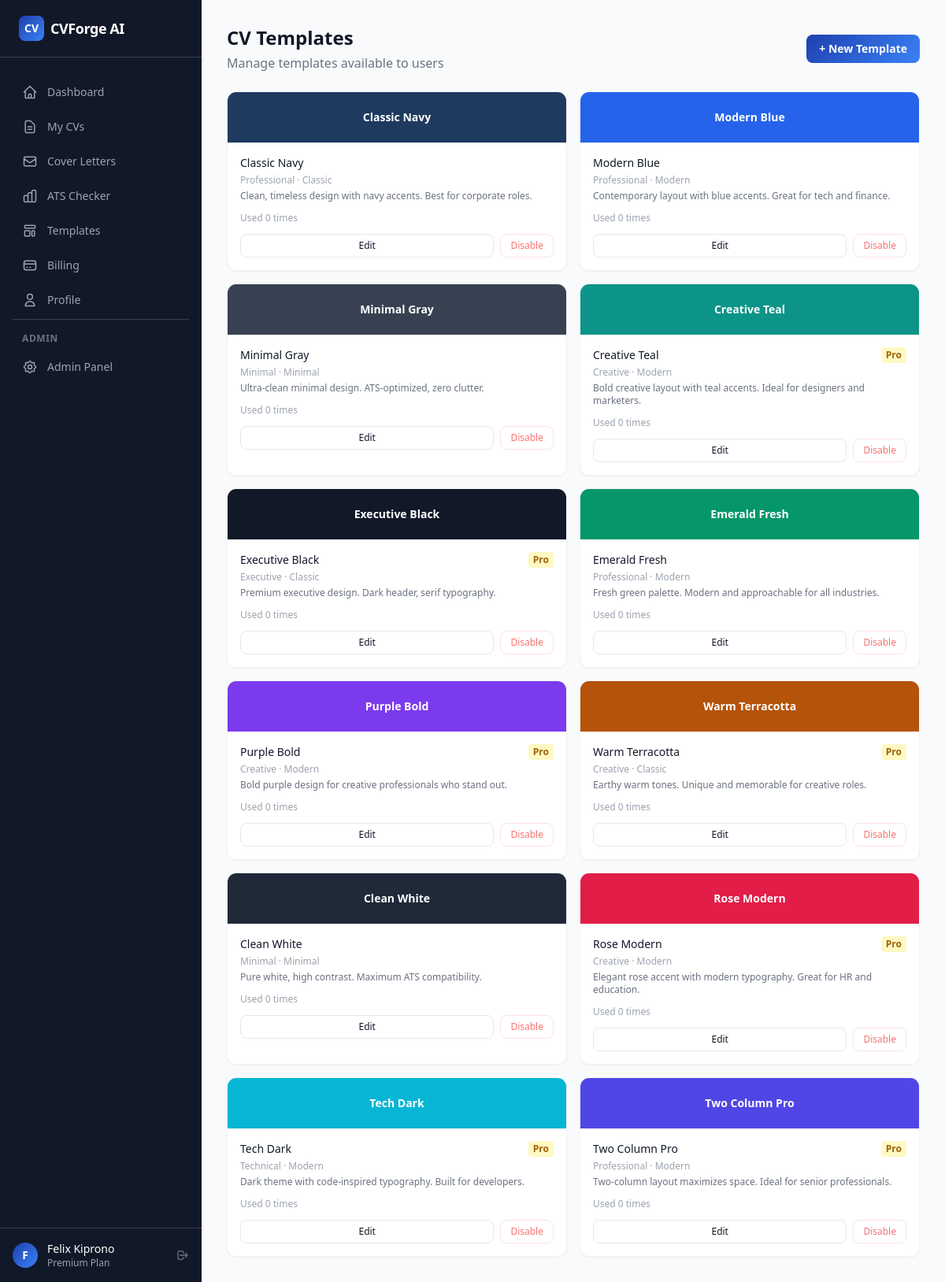
Page /admin/templates (signed in) on the committed database.
### app/models.py (models this page shows, shortened)
class User(db.Model, UserMixin):
    __tablename__ = "users"
    id = db.Column(db.Integer, primary_key=True)
    email = db.Column(db.String(255), unique=True, nullable=False, index=True)
    username = db.Column(db.String(80), unique=True, nullable=True, index=True)
    password_hash = db.Column(db.String(255), nullable=True)
    first_name = db.Column(db.String(80), nullable=True)
    last_name = db.Column(db.String(80), nullable=True)
    avatar_url = db.Column(db.String(500), nullable=True)
    google_id = db.Column(db.String(255), unique=True, nullable=True, index=True)
    oauth_provider = db.Column(db.String(50), nullable=True)
    is_active = db.Column(db.Boolean, default=True, nullable=False)
    is_admin = db.Column(db.Boolean, default=False, nullable=False)
    is_verified = db.Column(db.Boolean, default=False, nullable=False)
    verification_token = db.Column(db.String(255), nullable=True)
    reset_token = db.Column(db.String(255), nullable=True)
    reset_token_expires = db.Column(db.DateTime(timezone=True), nullable=True)
    plan = db.Column(db.String(20), default="free", nullable=False)
    plan_expires_at = db.Column(db.DateTime(timezone=True), nullable=True)
    created_at = db.Column(db.DateTime(timezone=True), default=utcnow, nullable=False)
    updated_at = db.Column(db.DateTime(timezone=True), default=utcnow, onupdate=utcnow, nullable=False)
    last_login_at = db.Column(db.DateTime(timezone=True), nullable=True)
    profile = db.relationship("Profile", backref="user", uselist=False, lazy="joined", cascade="all, delete-orphan")
    resumes = db.relationship("Resume", backref="user", lazy="dynamic", cascade="all, delete-orphan")
    cover_letters = db.relationship("CoverLetter", backref="user", lazy="dynamic", cascade="all, delete-orphan")
    subscriptions = db.relationship("Subscription", backref="user", lazy="dynamic", cascade="all, delete-orphan")
    payments = db.relationship("Payment", backref="user", lazy="dynamic", cascade="all, delete-orphan")
    ai_usages = db.relationship("AIUsage", backref="user", lazy="dynamic", cascade="all, delete-orphan")
    activity_logs = db.relationship("ActivityLog", backref="user", lazy="dynamic", cascade="all, delete-orphan")
    notifications = db.relationship("Notification", backref="user", lazy="dynamic", cascade="all, delete-orphan")
    @property
    def is_premium(self) -> bool:
        if self.plan in ("pro", "premium") and self.plan_expires_at:
            return _make_aware(self.plan_expires_at) > datetime.now(timezone.utc)
        return False
    @property
    def full_name(self) -> str:
        parts = filter(None, [self.first_name, self.last_name])
        return " ".join(parts) or self.email.split("@")[0]

class Template(db.Model):
    __tablename__ = "templates"
    id = db.Column(db.Integer, primary_key=True)
    name = db.Column(db.String(100), nullable=False)
    slug = db.Column(db.String(100), unique=True, nullable=False)
    description = db.Column(db.Text, nullable=True)
    category = db.Column(db.String(50), nullable=False)
    thumbnail_url = db.Column(db.String(500), nullable=True)
    preview_url = db.Column(db.String(500), nullable=True)
    is_premium = db.Column(db.Boolean, default=False)
    is_active = db.Column(db.Boolean, default=True)
    sort_order = db.Column(db.Integer, default=0)
    use_count = db.Column(db.Integer, default=0)
    accent_color = db.Column(db.String(7), default="#2563eb")
    font_style = db.Column(db.String(30), default="modern")
    config = db.Column(db.JSON, nullable=True)
    created_at = db.Column(db.DateTime(timezone=True), default=utcnow)
    updated_at = db.Column(db.DateTime(timezone=True), default=utcnow, onupdate=utcnow)
    resumes = db.relationship("Resume", backref="template", lazy="dynamic")

### app/routes/admin.py (the view)
@admin_bp.route("/templates")
@login_required
@admin_required
def templates():
    templates = Template.query.order_by(Template.sort_order).all()
    return render_template("admin/templates.html", templates=templates)

### app/__init__.py (called while the page is built)
@login_manager.user_loader
def load_user(user_id):
    return db.session.get(User, int(user_id))

### app/models.py (called while the page is built)
def _make_aware(dt):
    if dt is None:
        return None
    if dt.tzinfo is None:
        return dt.replace(tzinfo=timezone.utc)
    return dt

### app/routes/admin.py (called while the page is built)
def admin_required(f):
    @wraps(f)
    def decorated(*args, **kwargs):
        if not current_user.is_authenticated or not current_user.is_admin:
            abort(403)
        return f(*args, **kwargs)
    return decorated

### app/templates/admin/templates.html (shortened to what this page needs)
{% extends "base_dashboard.html" %}
{% block page_title %}CV Templates{% endblock %}
{% block page_subtitle %}Manage templates available to users{% endblock %}
{% block page_actions %}
  <a href="{{ url_for('admin.template_new') }}"
     class="inline-flex items-center gap-2 px-4 py-2 rounded-lg gradient-brand text-white text-sm font-semibold hover:opacity-90 transition">
    + New Template
  </a>
{% endblock %}
{% block content %}
<div class="grid sm:grid-cols-2 xl:grid-cols-3 gap-4">
  {% for t in templates %}
  <div class="bg-white rounded-xl border border-gray-100 shadow-sm overflow-hidden card-hover">
    <div class="h-16 flex items-center justify-center" style="background-color: {{ t.accent_color }}">
      <span class="text-white font-bold text-sm">{{ t.name }}</span>
    </div>
    <div class="p-4">
      <div class="flex items-center justify-between gap-2 mb-1">
        <p class="font-medium text-gray-900 text-sm">{{ t.name }}</p>
        <div class="flex gap-1">
          {% if t.is_premium %}
          <span class="text-xs px-1.5 py-0.5 bg-yellow-100 text-yellow-700 rounded font-semibold">Pro</span>
          {% endif %}
        </div>
      </div>
      <p class="text-xs text-gray-400 mb-1 capitalize">{{ t.category }} · {{ t.font_style }}</p>
      <p class="text-xs text-gray-500 mb-3 line-clamp-2">{{ t.description or '—' }}</p>
      <p class="text-xs text-gray-400 mb-3">Used {{ t.use_count }} times</p>
      <div class="flex gap-2">
        <a href="{{ url_for('admin.template_edit', template_id=t.id) }}"
           class="flex-1 text-center text-xs py-1.5 border border-gray-200 rounded-lg hover:bg-gray-50 transition font-medium">
          Edit
        </a>
        <form method="POST" action="{{ url_for('admin.template_toggle', template_id=t.id) }}">
          <button type="submit"
                  class="text-xs py-1.5 px-3 border rounded-lg hover:bg-gray-50 transition font-medium
                  {% if t.is_active %}border-red-100 text-red-400{% else %}border-green-100 text-green-500{% endif %}">
            {{ 'Disable' if t.is_active else 'Enable' }}
          </button>
        </form>
      </div>
    </div>
  </div>
  {% endfor %}
</div>
{% endblock %}

### app/templates/base_dashboard.html (shortened to what this page needs)
{% extends "base.html" %}
{% block body %}
<div class="min-h-screen flex" x-data="{sidebarOpen: false}">
  <aside class="hidden lg:flex lg:flex-col lg:w-64 lg:fixed lg:inset-y-0 bg-gray-900 text-white">
    <div class="flex items-center gap-2 px-6 py-5 border-b border-gray-700">
      <div class="w-8 h-8 rounded-lg gradient-brand flex items-center justify-center text-white font-bold text-sm">CV</div>
      <span class="font-bold text-lg tracking-tight">CVForge AI</span>
    </div>
    <nav class="flex-1 px-4 py-6 space-y-1 overflow-y-auto">
      {% for endpoint, icon_path, label in nav %}
      <a href="{{ url_for(endpoint) }}"
         class="flex items-center gap-3 px-3 py-2.5 rounded-lg text-sm font-medium transition-colors
         {% if request.endpoint == endpoint %}bg-blue-600 text-white{% else %}text-gray-400 hover:bg-gray-800 hover:text-white{% endif %}">
        <svg class="w-5 h-5 flex-shrink-0" fill="none" viewBox="0 0 24 24" stroke="currentColor" stroke-width="1.8">
          <path stroke-linecap="round" stroke-linejoin="round" d="{{ icon_path }}"/>
        </svg>
        {{ label }}
      </a>
      {% endfor %}
      {% if current_user.is_admin %}
      <div class="pt-4 mt-4 border-t border-gray-700">
        <p class="px-3 text-xs font-semibold text-gray-500 uppercase tracking-wider mb-2">Admin</p>
        <a href="{{ url_for('admin.index') }}"
           class="flex items-center gap-3 px-3 py-2.5 rounded-lg text-sm font-medium text-gray-400 hover:bg-gray-800 hover:text-white transition-colors">
          Admin Panel
        </a>
      </div>
      {% endif %}
    </nav>
    <div class="px-4 py-4 border-t border-gray-700">
      <div class="flex items-center gap-3">
        <div class="w-8 h-8 rounded-full gradient-brand flex items-center justify-center text-white text-sm font-bold flex-shrink-0">
          {{ current_user.first_name[0]|upper if current_user.first_name else current_user.email[0]|upper }}
        </div>
        <div class="flex-1 min-w-0">
          <p class="text-sm font-medium text-white truncate">{{ current_user.full_name }}</p>
          <p class="text-xs text-gray-400 capitalize">{{ current_user.plan }} plan</p>
        </div>
        <a href="{{ url_for('auth.logout') }}" title="Logout"
           class="text-gray-500 hover:text-white transition-colors">
          <svg class="w-4 h-4" fill="none" viewBox="0 0 24 24" stroke="currentColor">
            <path stroke-linecap="round" stroke-linejoin="round" stroke-width="2"
                  d="M17 16l4-4m0 0l-4-4m4 4H7m6 4v1a3 3 0 01-3 3H6a3 3 0 01-3-3V7a3 3 0 013-3h4a3 3 0 013 3v1"/>
          </svg>
        </a>
      </div>
    </div>
  </aside>
  <div class="flex-1 lg:ml-64 flex flex-col min-h-screen">
    <main class="flex-1 p-4 lg:p-8">
      {% if self.page_title() %}
      <div class="mb-6 flex items-center justify-between gap-4">
        <div>
          <h1 class="text-2xl font-bold text-gray-900">{% block page_title %}{% endblock %}</h1>
          {% if self.page_subtitle() %}
          <p class="text-gray-500 mt-1">{% block page_subtitle %}{% endblock %}</p>
          {% endif %}
        </div>
        <div class="flex gap-2">{% block page_actions %}{% endblock %}</div>
      </div>
      {% endif %}
      {% block content %}{% endblock %}
    </main>
  </div>
</div>
{% endblock %}

### app/templates/base.html (style rules this page uses)
.gradient-brand { background:linear-gradient(135deg,#1e40af 0%,#3b82f6 100%) }
.card-hover { transition:all .2s ease;border:1px solid #e5e7eb }

### rows in the picture
User: first_name "F", full_name "Felix Kiprono", plan "Premium"
Template: name "Classic Navy", category "Professional", font_style "Classic", description "Clean, timeless design with navy accents. Best for corporate roles.", use_count "0", is_active "Disable"
Template: name "Modern Blue", category "Professional", font_style "Modern", description "Contemporary layout with blue accents. Great for tech and finance.", use_count "0", is_active "Disable"
Template: name "Minimal Gray", category "Minimal", font_style "Minimal", description "Ultra-clean minimal design. ATS-optimized, zero clutter.", use_count "0", is_active "Disable"
Template: name "Creative Teal", is_premium "Pro", category "Creative", font_style "Modern", description "Bold creative layout with teal accents. Ideal for designers and marketers.", use_count "0", is_active "Disable"
Template: name "Executive Black", is_premium "Pro", category "Executive", font_style "Classic", description "Premium executive design. Dark header, serif typography.", use_count "0", is_active "Disable"
Template: name "Emerald Fresh", category "Professional", font_style "Modern", description "Fresh green palette. Modern and approachable for all industries.", use_count "0", is_active "Disable"
Template: name "Purple Bold", is_premium "Pro", category "Creative", font_style "Modern", description "Bold purple design for creative professionals who stand out.", use_count "0", is_active "Disable"
Template: name "Warm Terracotta", is_premium "Pro", category "Creative", font_style "Classic", description "Earthy warm tones. Unique and memorable for creative roles.", use_count "0", is_active "Disable"
Template: name "Clean White", category "Minimal", font_style "Minimal", description "Pure white, high contrast. Maximum ATS compatibility.", use_count "0", is_active "Disable"
Template: name "Rose Modern", is_premium "Pro", category "Creative", font_style "Modern", description "Elegant rose accent with modern typography. Great for HR and education.", use_count "0", is_active "Disable"
Template: name "Tech Dark", is_premium "Pro", category "Technical", font_style "Modern", description "Dark theme with code-inspired typography. Built for developers.", use_count "0", is_active "Disable"
Template: name "Two Column Pro", is_premium "Pro", category "Professional", font_style "Modern", description "Two-column layout maximizes space. Ideal for senior professionals.", use_count "0", is_active "Disable"

### other values in the picture
{{ label }} "Dashboard" "My CVs" "Cover Letters" "ATS Checker" "Templates" "Billing" "Profile"
